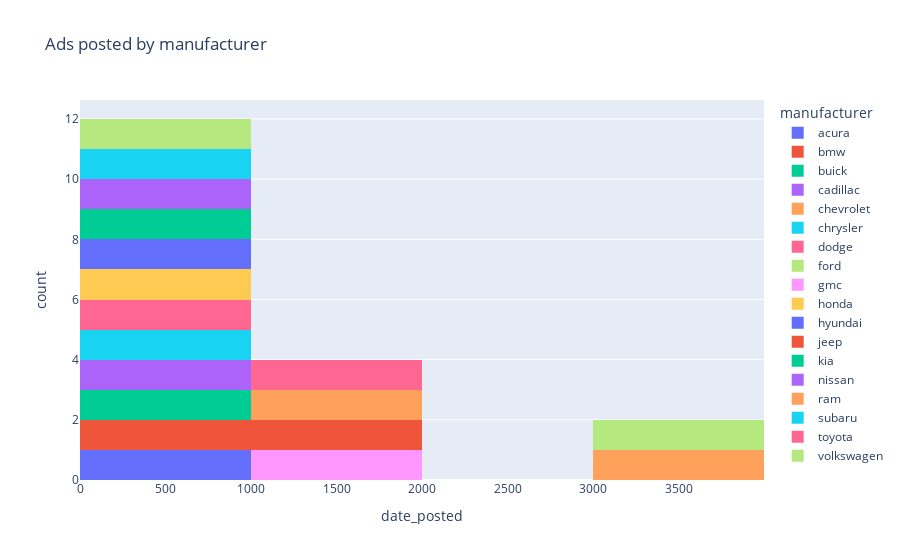

Here is the notebook cell this chart was saved with:
### Code cell
fig = px.histogram(manu_adv,x='date_posted',color='manufacturer',title='Ads posted by manufacturer')
fig.show()

### Figure 1 — Plotly figure (JSON) as saved in the notebook; plotly's stock layout.template omitted (floating-point values rounded to 4 significant figures)
{"data": [{"alignmentgroup": "True", "bingroup": "x", "hovertemplate": "manufacturer=acura<br>date_posted=%{x}<br>count=%{y}<extra></extra>", "legendgroup": "acura", "marker": {"color": "#636efa", "pattern": {"shape": ""}}, "name": "acura", "offsetgroup": "acura", "orientation": "v", "showlegend": true, "type": "histogram", "x": [9], "xaxis": "x", "yaxis": "y"}, {"alignmentgroup": "True", "bingroup": "x", "hovertemplate": "manufacturer=bmw<br>date_posted=%{x}<br>count=%{y}<extra></extra>", "legendgroup": "bmw", "marker": {"color": "#EF553B", "pattern": {"shape": ""}}, "name": "bmw", "offsetgroup": "bmw", "orientation": "v", "showlegend": true, "type": "histogram", "x": [136], "xaxis": "x", "yaxis": "y"}, {"alignmentgroup": "True", "bingroup": "x", "hovertemplate": "manufacturer=buick<br>date_posted=%{x}<br>count=%{y}<extra></extra>", "legendgroup": "buick", "marker": {"color": "#00cc96", "pattern": {"shape": ""}}, "name": "buick", "offsetgroup": "buick", "orientation": "v", "showlegend": true, "type": "histogram", "x": [82], "xaxis": "x", "yaxis": "y"}, {"alignmentgroup": "True", "bingroup": "x", "hovertemplate": "manufacturer=cadillac<br>date_posted=%{x}<br>count=%{y}<extra></extra>", "legendgroup": "cadillac", "marker": {"color": "#ab63fa", "pattern": {"shape": ""}}, "name": "cadillac", "offsetgroup": "cadillac", "orientation": "v", "showlegend": true, "type": "histogram", "x": [138], "xaxis": "x", "yaxis": "y"}, {"alignmentgroup": "True", "bingroup": "x", "hovertemplate": "manufacturer=chevrolet<br>date_posted=%{x}<br>count=%{y}<extra></extra>", "legendgroup": "chevrolet", "marker": {"color": "#FFA15A", "pattern": {"shape": ""}}, "name": "chevrolet", "offsetgroup": "chevrolet", "orientation": "v", "showlegend": true, "type": "histogram", "x": [3327], "xaxis": "x", "yaxis": "y"}, {"alignmentgroup": "True", "bingroup": "x", "hovertemplate": "manufacturer=chrysler<br>date_posted=%{x}<br>count=%{y}<extra></extra>", "legendgroup": "chrysler", "marker": {"color": "#19d3f3", "pattern": {"shape": ""}}, "name": "chrysler", "offsetgroup": "chrysler", "orientation": "v", "showlegend": true, "type": "histogram", "x": [36], "xaxis": "x", "yaxis": "y"}, {"alignmentgroup": "True", "bingroup": "x", "hovertemplate": "manufacturer=dodge<br>date_posted=%{x}<br>count=%{y}<extra></extra>", "legendgroup": "dodge", "marker": {"color": "#FF6692", "pattern": {"shape": ""}}, "name": "dodge", "offsetgroup": "dodge", "orientation": "v", "showlegend": true, "type": "histogram", "x": [142], "xaxis": "x", "yaxis": "y"}, {"alignmentgroup": "True", "bingroup": "x", "hovertemplate": "manufacturer=ford<br>date_posted=%{x}<br>count=%{y}<extra></extra>", "legendgroup": "ford", "marker": {"color": "#B6E880", "pattern": {"shape": ""}}, "name": "ford", "offsetgroup": "ford", "orientation": "v", "showlegend": true, "type": "histogram", "x": [3869], "xaxis": "x", "yaxis": "y"}, {"alignmentgroup": "True", "bingroup": "x", "hovertemplate": "manufacturer=gmc<br>date_posted=%{x}<br>count=%{y}<extra></extra>", "legendgroup": "gmc", "marker": {"color": "#FF97FF", "pattern": {"shape": ""}}, "name": "gmc", "offsetgroup": "gmc", "orientation": "v", "showlegend": true, "type": "histogram", "x": [1027], "xaxis": "x", "yaxis": "y"}, {"alignmentgroup": "True", "bingroup": "x", "hovertemplate": "manufacturer=honda<br>date_posted=%{x}<br>count=%{y}<extra></extra>", "legendgroup": "honda", "marker": {"color": "#FECB52", "pattern": {"shape": ""}}, "name": "honda", "offsetgroup": "honda", "orientation": "v", "showlegend": true, "type": "histogram", "x": [485], "xaxis": "x", "yaxis": "y"}, {"alignmentgroup": "True", "bingroup": "x", "hovertemplate": "manufacturer=hyundai<br>date_posted=%{x}<br>count=%{y}<extra></extra>", "legendgroup": "hyundai", "marker": {"color": "#636efa", "pattern": {"shape": ""}}, "name": "hyundai", "offsetgroup": "hyundai", "orientation": "v", "showlegend": true, "type": "histogram", "x": [77], "xaxis": "x", "yaxis": "y"}, {"alignmentgroup": "True", "bingroup": "x", "hovertemplate": "manufacturer=jeep<br>date_posted=%{x}<br>count=%{y}<extra></extra>", "legendgroup": "jeep", "marker": {"color": "#EF553B", "pattern": {"shape": ""}}, "name": "jeep", "offsetgroup": "jeep", "orientation": "v", "showlegend": true, "type": "histogram", "x": [1693], "xaxis": "x", "yaxis": "y"}, {"alignmentgroup": "True", "bingroup": "x", "hovertemplate": "manufacturer=kia<br>date_posted=%{x}<br>count=%{y}<extra></extra>", "legendgroup": "kia", "marker": {"color": "#00cc96", "pattern": {"shape": ""}}, "name": "kia", "offsetgroup": "kia", "orientation": "v", "showlegend": true, "type": "histogram", "x": [84], "xaxis": "x", "yaxis": "y"}, {"alignmentgroup": "True", "bingroup": "x", "hovertemplate": "manufacturer=nissan<br>date_posted=%{x}<br>count=%{y}<extra></extra>", "legendgroup": "nissan", "marker": {"color": "#ab63fa", "pattern": {"shape": ""}}, "name": "nissan", "offsetgroup": "nissan", "orientation": "v", "showlegend": true, "type": "histogram", "x": [461], "xaxis": "x", "yaxis": "y"}, {"alignmentgroup": "True", "bingroup": "x", "hovertemplate": "manufacturer=ram<br>date_posted=%{x}<br>count=%{y}<extra></extra>", "legendgroup": "ram", "marker": {"color": "#FFA15A", "pattern": {"shape": ""}}, "name": "ram", "offsetgroup": "ram", "orientation": "v", "showlegend": true, "type": "histogram", "x": [1502], "xaxis": "x", "yaxis": "y"}, {"alignmentgroup": "True", "bingroup": "x", "hovertemplate": "manufacturer=subaru<br>date_posted=%{x}<br>count=%{y}<extra></extra>", "legendgroup": "subaru", "marker": {"color": "#19d3f3", "pattern": {"shape": ""}}, "name": "subaru", "offsetgroup": "subaru", "orientation": "v", "showlegend": true, "type": "histogram", "x": [718], "xaxis": "x", "yaxis": "y"}, {"alignmentgroup": "True", "bingroup": "x", "hovertemplate": "manufacturer=toyota<br>date_posted=%{x}<br>count=%{y}<extra></extra>", "legendgroup": "toyota", "marker": {"color": "#FF6692", "pattern": {"shape": ""}}, "name": "toyota", "offsetgroup": "toyota", "orientation": "v", "showlegend": true, "type": "histogram", "x": [1057], "xaxis": "x", "yaxis": "y"}, {"alignmentgroup": "True", "bingroup": "x", "hovertemplate": "manufacturer=volkswagen<br>date_posted=%{x}<br>count=%{y}<extra></extra>", "legendgroup": "volkswagen", "marker": {"color": "#B6E880", "pattern": {"shape": ""}}, "name": "volkswagen", "offsetgroup": "volkswagen", "orientation": "v", "showlegend": true, "type": "histogram", "x": [9], "xaxis": "x", "yaxis": "y"}], "layout": {"barmode": "relative", "legend": {"title": {"text": "manufacturer"}, "tracegroupgap": 0}, "title": {"text": "Ads posted by manufacturer"}, "xaxis": {"anchor": "y", "domain": [0, 1], "title": {"text": "date_posted"}}, "yaxis": {"anchor": "x", "domain": [0, 1], "title": {"text": "count"}}}}
